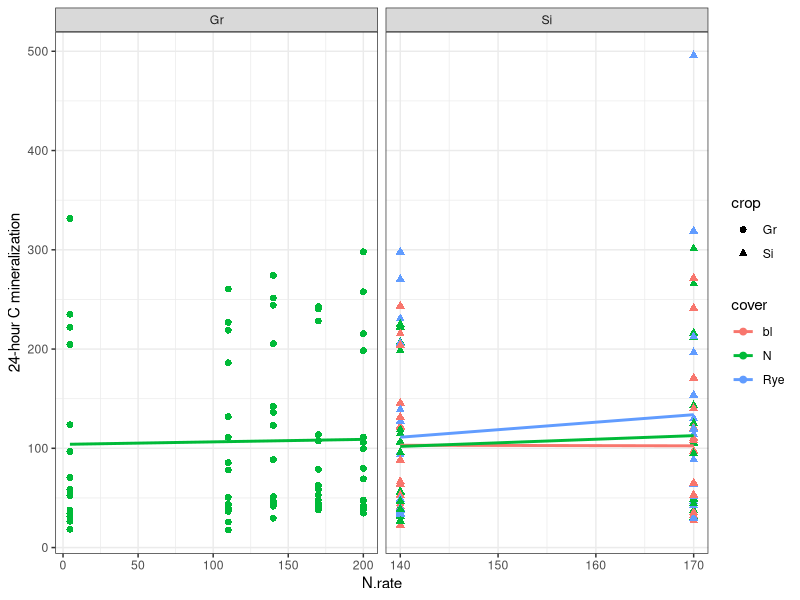
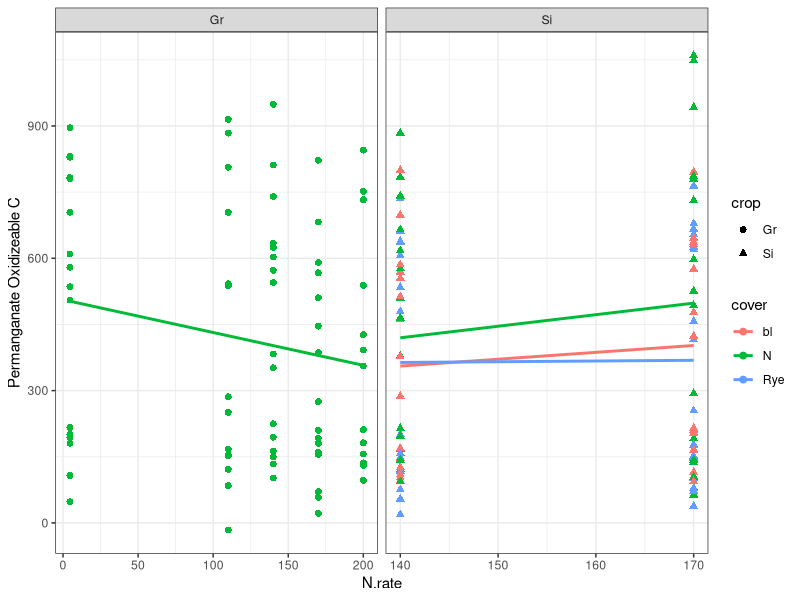
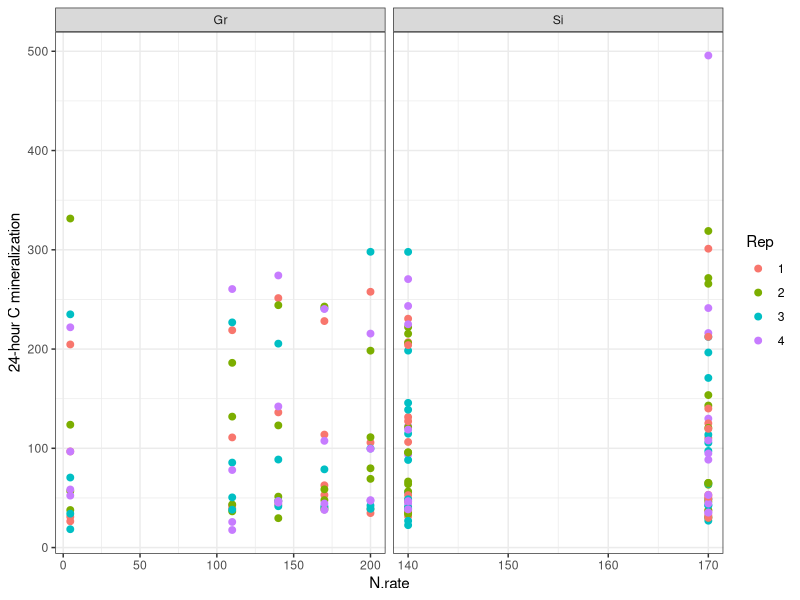
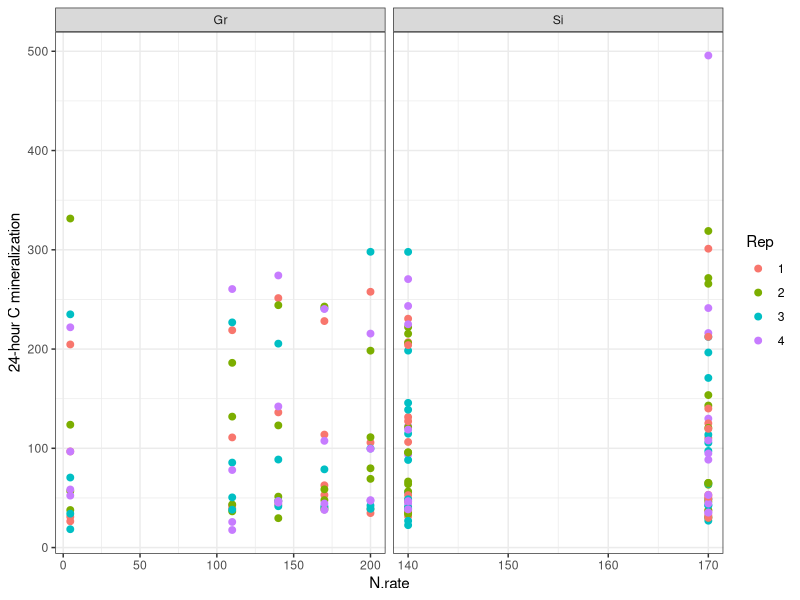

Write the R code that produced these figures, in order.
## ---- chunk 1
knitr::opts_chunk$set(echo = TRUE)
library(tidyverse)

shdat = read.csv("sh data 8.29.23.csv", header = TRUE)
str(shdat)

shdat$Date= as.Date(shdat$Date, "%m/%d/%Y")

shdat$K = as.numeric(shdat$K)

shdat =
  shdat %>% mutate(across(where(is.character), as.factor),
                 across(where(is.integer), as.factor))

## ---- chunk 2

ggplot(shdat,
       aes(x = N.rate, 
           y = minC,
           color = cover, #))+
           shape = crop))+
  geom_point(size = 2)+
  facet_grid(.~crop, scales = "free")+
  geom_smooth(method= "lm", se= FALSE)+
  # geom_boxplot()+
  theme_bw()+
  labs(y = "24-hour C mineralization")


ggplot(shdat,
       aes(x = N.rate, 
           y = poxc_mg_kg_mean,
           color = cover, #))+
           shape = crop))+
  geom_point(size = 2)+
  facet_grid(.~crop, scales = "free")+
  geom_smooth(method= "lm", se= FALSE)+
  # geom_boxplot()+
  theme_bw()+
  labs(y = "Permanganate Oxidizeable C")

## ---- chunk 3

ggplot(shdat,
       aes(x = N.rate, 
           y = minC,
           color = Rep))+
           # shape = crop))+
  geom_point(size = 2)+
  facet_grid(.~crop, scales = "free")+
  # geom_boxplot()+
  theme_bw()+
  labs(y = "24-hour C mineralization")

ggplot(shdat,
       aes(x = N.rate, 
           y = minC,
           color = Rep))+
           # shape = crop))+
  geom_point(size = 2)+
  facet_grid(.~crop, scales = "free")+
  # geom_boxplot()+
  theme_bw()+
  labs(y = "24-hour C mineralization")
